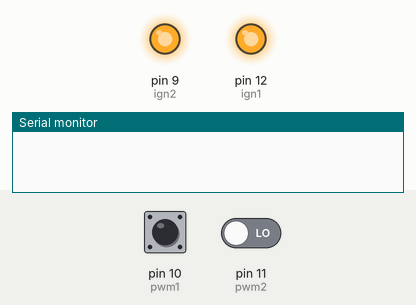
Recording of a sketch running on a simulated Arduino Uno, built with avr-gcc and run on an emulated ATmega328P. Shown: output pins drawn as LEDs (lit = HIGH), the last lines printed to the serial monitor. The inputs (shaded band) are chosen by the test bench; at power-on: pin 10 (pwm1) LOW, pin 11 (pwm2) LOW.

Above: at 1.2 s.
1.3 s: pin 10 (pwm1) pulsed HIGH 5 times (0.12 s each, 0.3 s apart)
At 4.3 s:
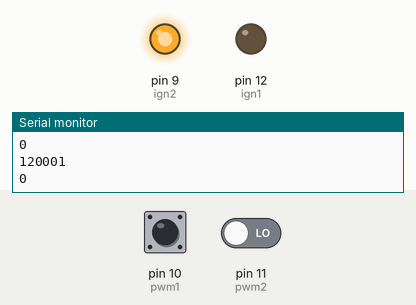
Timing chart, 0 to 7.8 s (numbered marks = the images above; inputs shaded):
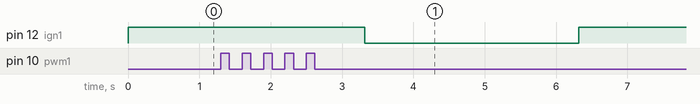

Measured:
- after the input at 1.3 s, pin 12 (ign1): HIGH → LOW after 2.0 s, → HIGH 3.0 s later

The sketch:

final_code.ino
```cpp
int pwm1 = 10;

int pwm2 = 11;

int ign1 = 12;

int ign2 = 9;

int check1 = 0;

int check2 = 0;

int ign_time = 3000;

void setup() {

  Serial.begin(9600);

  pinMode(pwm1, INPUT);

  pinMode(pwm2, INPUT);

  pinMode(ign1, OUTPUT);

  pinMode(ign2, OUTPUT);

  digitalWrite(ign1,HIGH);
  digitalWrite(ign2,HIGH);

}

void loop() {

   digitalWrite(ign1,HIGH);
   digitalWrite(ign2,HIGH);

   unsigned long pwmValue1 = pulseIn(pwm1, HIGH);
   unsigned long pwmValue2 = pulseIn(pwm2, HIGH);

  Serial.println(pwmValue1);
  Serial.println(pwmValue2);

  int time01 = millis();
if(time01 > 1000){
  if(pwmValue1>1990){

    int time11 = millis();

    digitalWrite(ign1, LOW);

    while(check1==0){

      int time21 = millis();

      if((time21-time11)>ign_time){

        digitalWrite(ign1,HIGH);

        check1 = 1;


      }

    }

  }

if(pwmValue2>1990){

    int time12 = millis();

    digitalWrite(ign2, LOW);

    while(check2==0){

      int time22 = millis();

      if((time22-time12)>ign_time){

        digitalWrite(ign2,HIGH);

        check2 = 1;


      }

    }

  }

}
}
```
